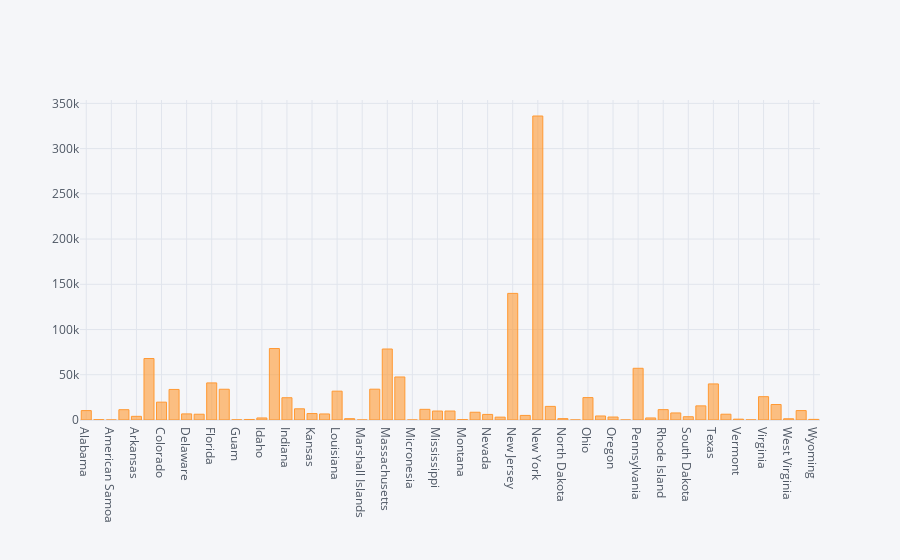

The code cell stored with this chart in its notebook:
### Code cell
covid_us.iplot(kind='bar',x='name',y='casesReported')

### Figure 1 — Plotly figure (JSON) as saved in the notebook; plotly's stock layout.template omitted (floating-point values rounded to 4 significant figures)
{"data": [{"marker": {"color": "rgba(255, 153, 51, 0.6)", "line": {"color": "rgba(255, 153, 51, 1.0)", "width": 1}}, "name": "casesReported", "orientation": "v", "text": "", "type": "bar", "x": ["Alabama", "Alaska", "American Samoa", "Arizona", "Arkansas", "California", "Colorado", "Connecticut", "Delaware", "District of Columbia", "Florida", "Georgia", "Guam", "Hawaii", "Idaho", "Illinois", "Indiana", "Iowa", "Kansas", "Kentucky", "Louisiana", "Maine", "Marshall Islands", "Maryland", "Massachusetts", "Michigan", "Micronesia", "Minnesota", "Mississippi", "Missouri", "Montana", "Nebraska", "Nevada", "New Hampshire", "New Jersey", "New Mexico", "New York", "North Carolina", "North Dakota", "Northern Marianas", "Ohio", "Oklahoma", "Oregon", "Palau", "Pennsylvania", "Puerto Rico", "Rhode Island", "South Carolina", "South Dakota", "Tennessee", "Texas", "Utah", "Vermont", "Virgin Islands", "Virginia", "Washington", "West Virginia", "Wisconsin", "Wyoming"], "y": [10413, 381, 0, 11380, 4043, 67939, 19735, 33765, 6741, 6389, 40982, 33995, 152, 582, 2260, 79007, 24627, 12373, 7116, 6677, 31881, 1462, 0, 34061, 78462, 47552, 0, 11799, 9908, 9918, 459, 8572, 6163, 3160, 139945, 5069, 336017, 15045, 1518, 19, 24777, 4439, 3286, 0, 57154, 2256, 11450, 7792, 3614, 15622, 39869, 6395, 926, 69, 25800, 17122, 1369, 10418, 669]}], "layout": {"legend": {"bgcolor": "#F5F6F9", "font": {"color": "#4D5663"}}, "paper_bgcolor": "#F5F6F9", "plot_bgcolor": "#F5F6F9", "title": {"font": {"color": "#4D5663"}}, "xaxis": {"gridcolor": "#E1E5ED", "showgrid": true, "tickfont": {"color": "#4D5663"}, "title": {"font": {"color": "#4D5663"}, "text": ""}, "zerolinecolor": "#E1E5ED"}, "yaxis": {"gridcolor": "#E1E5ED", "showgrid": true, "tickfont": {"color": "#4D5663"}, "title": {"font": {"color": "#4D5663"}, "text": ""}, "zerolinecolor": "#E1E5ED"}}}
